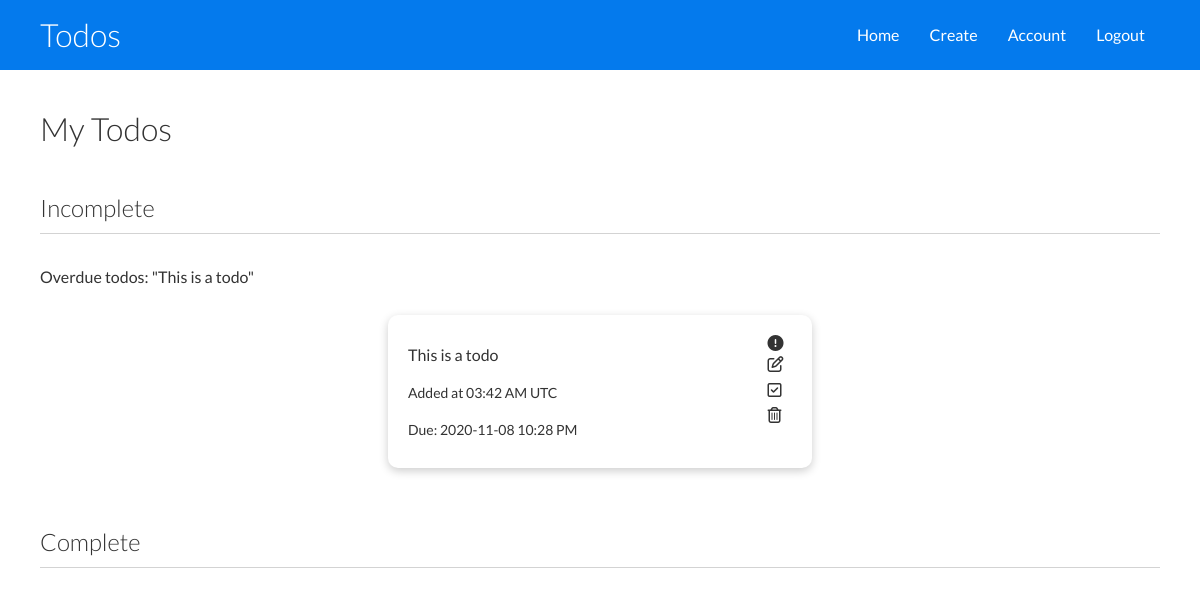
Page /dashboard (signed in) on the earlier database version.
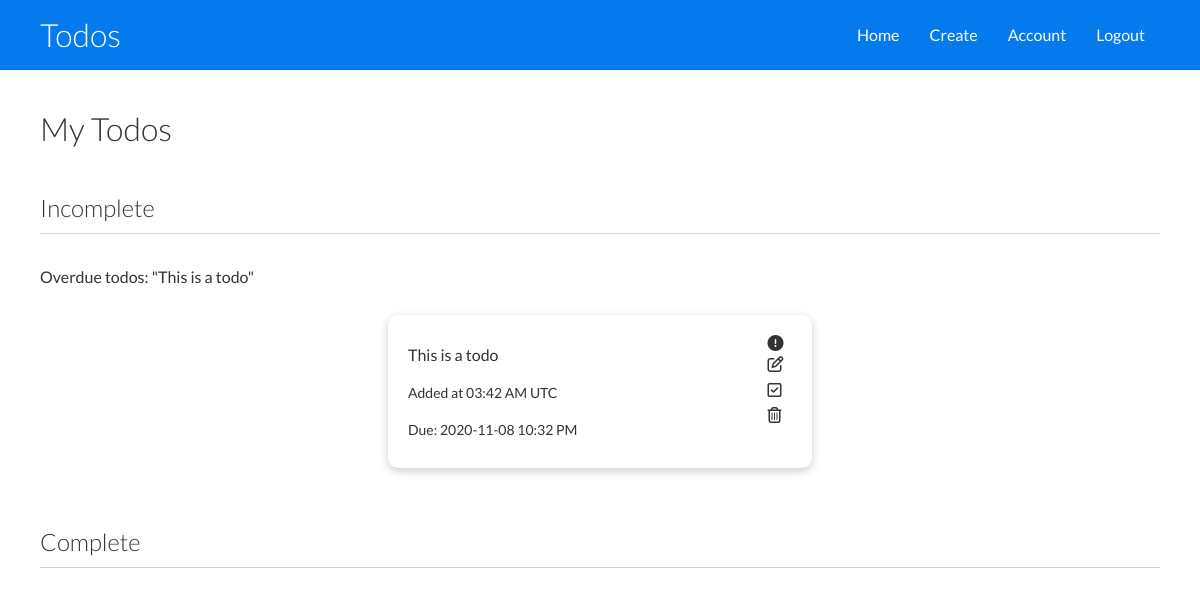
Same page on the later database version.
### app.py (models this page shows)
class Todo(db.Model):
    id = db.Column(db.Integer, primary_key=True)
    todo = db.Column(db.String(130), nullable=False)
    complete = db.Column(db.Boolean)
    due_date = db.Column(db.DateTime)
    todo_time = db.Column(db.DateTime, nullable=False, default=datetime.datetime.utcnow())
    user_id = db.Column(db.Integer, db.ForeignKey('user.id'), nullable=False)

### app.py (the view)
@app.route('/dashboard', methods=['GET', 'POST'])
@login_required
def dashboard():
    incomplete_todos = Todo.query.filter_by(writer=current_user, complete=False).all()
    complete_todos = Todo.query.filter_by(writer=current_user, complete=True).all()
    for i in incomplete_todos:
        if datetime.datetime.now() >= i.due_date and i.complete == False:
            flash(f'Overdue todos: "{i.todo}"')
    return render_template('dashboard.html', incomplete_todos=incomplete_todos, complete_todos=complete_todos, datetime=datetime.datetime.now())

### app.py (called while the page is built)
@login_manager.user_loader
def load_user(user_id):
    return User.query.get(int(user_id))

@app.before_request
def make_session_permanent():
    session.permanent = True

### templates/dashboard.html (shortened to what this page needs)
<!DOCTYPE html>
<html lang="en">
<head>
	<link rel='stylesheet' href="{{ url_for('static', filename='dashboard.css')}}">
</head>
<body>
	<div class='navbar'>
		<div class="container flex">
			<h1 class='logo'>Todos</h1>
			<nav>
				<ul>
					<li><a href='/dashboard'>Home</a></li>
					<li><a href="/new-todo">Create</a></li>
					<li><a href="/my-account">Account</a></li>
					<li><a href='/logout'>Logout</a></li>
				</ul>
			</nav>
		</div>
	</div>
	<div class='todos'>
		<div class='container'>
			<h1>My Todos</h1><br>
			<div class='incomplete-todos'>
				<h2>Incomplete</h2>
				<hr>
				{% with messages = get_flashed_messages(with_categories=true) %}
				{% if messages %}
					<ul class=flashes>
					{% for category, message in messages %}
					<li class="{{ category }}">{{ message }}</li>
					{% endfor %}
					</ul>
				{% endif %}
				{% endwith %}<br>
				<div class='all-todos'>
					{% for todo in incomplete_todos %}
						<div class='todo card'>
							<div class='todo-info'>
								<p>{{todo.todo}}</p>
								<p class='added-time'>Added at {{todo.todo_time.strftime('%I:%M %p')}} UTC</p>
								<p class='due-date'>Due: {{ todo.due_date.strftime('%Y-%m-%d %I:%M %p') }}</p>
							</div><br>
							<div class='icons'>
								{% if datetime >= todo.due_date %}
									<i class="fas fa-exclamation-circle important"></i>
									<a class='edit' href="{{ url_for('edit_todo', todo_id=todo.id)}}"><i class="far fa-edit"></i></a>
									<a class='complete' href="{{ url_for('complete_todo', todo_id=todo.id)}}"><i class="far fa-check-square"></i></a>
									<a class='delete' href="{{ url_for('delete_todo', todo_id=todo.id)}}"><i class="far fa-trash-alt"></i></a>
								{% endif %}
							</div>
						</div>
					{% endfor %}
				</div>
			</div>
		</div>
		<div class='container'>
			<div class='complete-todos'>
				<h2>Complete</h2>
				<hr>
			</div>
		</div>
	</div>
</body>
</html>

### static/dashboard.css (style rules this page uses)
:root { --primary-color: #047aed; }
* { box-sizing: border-box; padding: 0; margin: 0; scroll-behavior: smooth; }
body { font-family: 'Lato', sans-serif; color: #333; line-height: 1.6; }
ul { list-style-type: none; }
a { text-decoration: none; color: #333; }
h1, h2 { font-weight: 300; line-height: 1.2; margin: 10px 0; }
p { margin: 10px 0; }
hr { height: 1px; border: 0; background-color: lightgray; margin-top: 10px; margin-bottom: 30px; }
.navbar { background-color: var(--primary-color); color: #fff; height: 70px; }
.navbar ul { display: flex; }
.navbar a { color: #fff; padding: 10px; margin: 0 5px; }
.navbar .flex { justify-content: space-between; }
.todos .container { margin-top: 30px; }
.all-todos { display: flex; flex-wrap: wrap; justify-content: center; align-self: center; }
.icons { display: flex; flex-direction: column; margin-left: 190px; }
.todo-info { display: flex; flex-direction: column; line-height: normal; }
.todo-info > .added-time { font-size: 14px; }
.todo-info > .due-date { font-size: 14px; }
.container { max-width: 1200px; margin: 0 auto; overflow: auto; padding: 0 40px; }
.card { background-color: #fff; color: #333; border-radius: 10px; box-shadow: 0 3px 10px rgba(0,0,0, 0.2); padding: 20px; margin-bottom: 20px; display: flex; width: 424px; margin-left: 20px; margin-right: 20px; }
.flex { display: flex; justify-content: space-center; align-items: center; height: 100%; }

Differences in the rows shown:
changed Todo "This is a todo": due_date "2020-11-08 10:28 PM" → "2020-11-08 10:32 PM"
